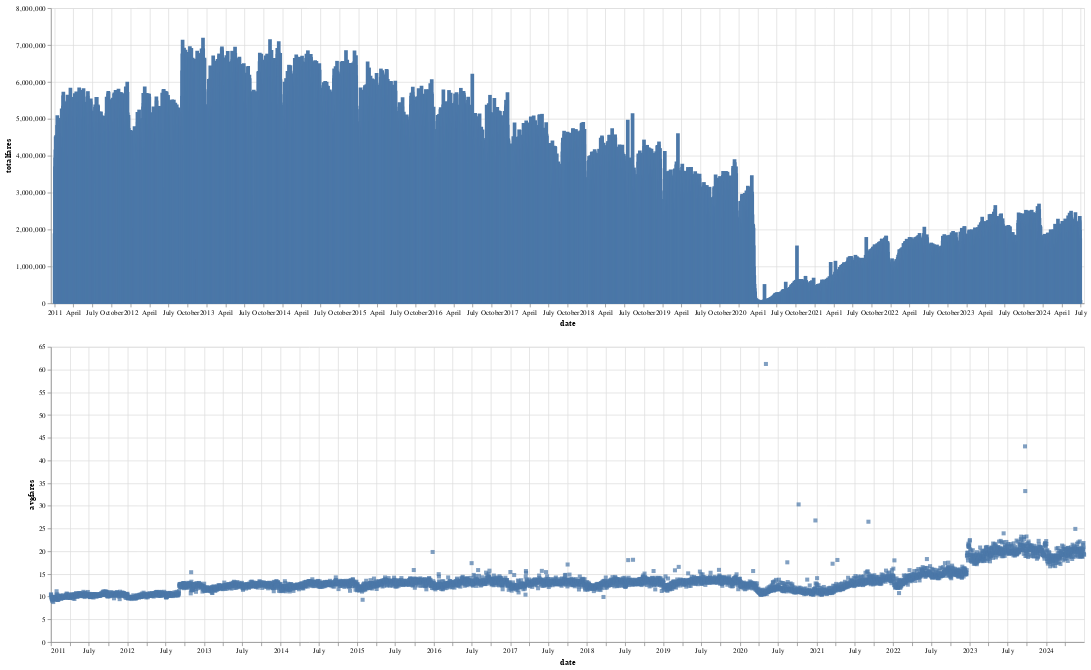

Notebook cell for this chart:
### Code cell
brush = alt.selection_interval()
details = alt.Chart(agg).mark_bar().encode(alt.X('date:T'),  alt.Y('totalfares:Q'), tooltip=[alt.Tooltip('date:T',format='%Y-%m-%d %H'),'totalfares:Q']
).properties( width=1400,  height=400 ).add_params( brush)

summary = alt.Chart(agg).mark_square().encode( alt.X('date:T'), alt.Y('avgfares:Q'), tooltip=['avgfares:Q'] ).properties(  width=1400,  height=400).transform_filter( brush)
details & summary

### Figure 1 — Vega-Lite specification as saved in the notebook (floating-point values rounded to 4 significant figures; data arrays with more than 128 entries replaced by an {"elided": "..."} marker saying what was removed)
{"config": {"view": {"continuousWidth": 300, "continuousHeight": 300}}, "vconcat": [{"mark": {"type": "bar"}, "encoding": {"tooltip": [{"field": "date", "format": "%Y-%m-%d %H", "type": "temporal"}, {"field": "totalfares", "type": "quantitative"}], "x": {"field": "date", "type": "temporal"}, "y": {"field": "totalfares", "type": "quantitative"}}, "height": 400, "name": "view_1", "width": 1400}, {"mark": {"type": "square"}, "encoding": {"tooltip": [{"field": "avgfares", "type": "quantitative"}], "x": {"field": "date", "type": "temporal"}, "y": {"field": "avgfares", "type": "quantitative"}}, "height": 400, "transform": [{"filter": {"param": "param_1"}}], "width": 1400}], "data": {"name": "data-60757a669cbcb8ea226d4d26d669d012"}, "params": [{"name": "param_1", "select": {"type": "interval"}, "views": ["view_1"]}], "$schema": "https://vega.github.io/schema/vega-lite/v5.20.1.json", "datasets": {"data-60757a669cbcb8ea226d4d26d669d012": {"elided": "4930 records"}}}
